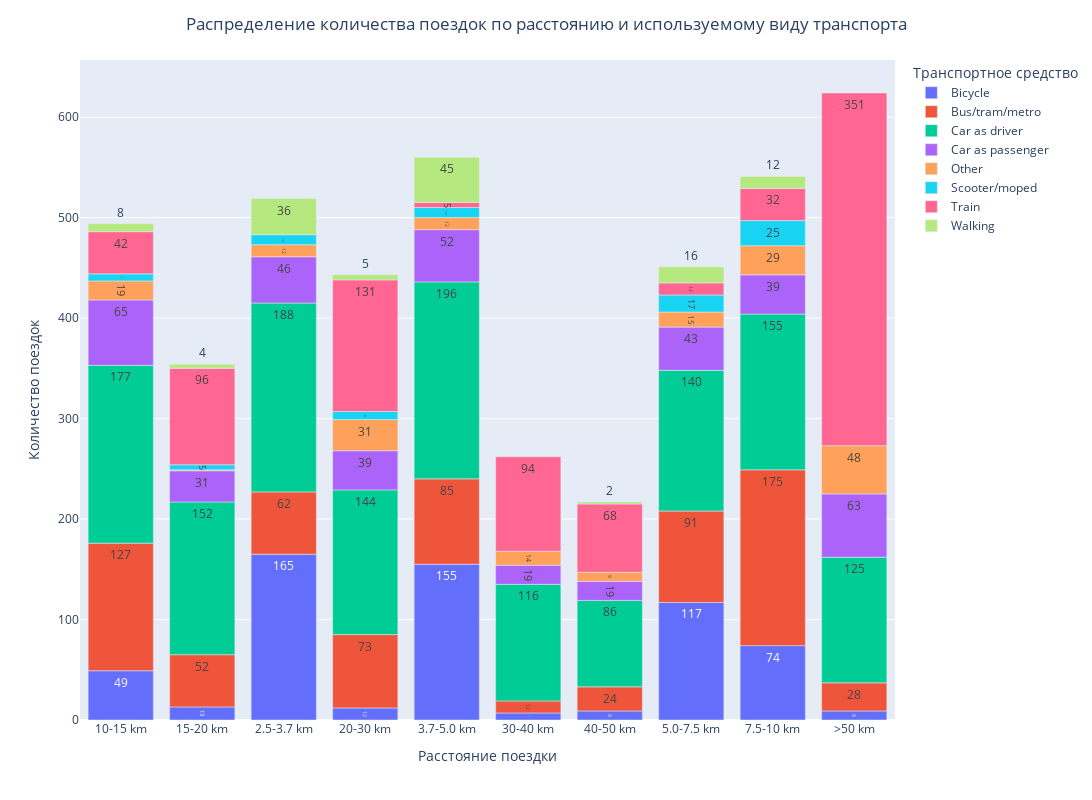

Write notebook code for a chart like this one.
### Markdown cell above
## График 2 (Основные характеристики поездок)

### Code cell
df1 = df_map.groupby(['KAFSTV', 'KHVM']).size().reset_index().rename(columns = {'KAFSTV': 'Расстояние поездки', 0: 'Количество поездок', 'KHVM': 'Транспортное средство'})
print(df1)

fig1 = px.bar(df1, 
              x='Расстояние поездки', 
              y = 'Количество поездок',
              color='Транспортное средство', 
              text_auto=True,
              width=1200,
              height=800)
fig1.update_layout(title = {'text': 'Распределение количества поездок по расстоянию и используемому виду транспорта', 'x': 0.5})
fig1.show()

### Figure 1 — Plotly figure (JSON) as saved in the notebook; plotly's stock layout.template omitted (floating-point values rounded to 4 significant figures)
{"data": [{"hovertemplate": "Транспортное средство=Bicycle<br>Расстояние поездки=%{x}<br>Количество поездок=%{y}<extra></extra>", "legendgroup": "Bicycle", "marker": {"color": "#636efa", "pattern": {"shape": ""}}, "name": "Bicycle", "orientation": "v", "showlegend": true, "textposition": "auto", "texttemplate": "%{y}", "type": "bar", "x": ["10-15 km", "15-20 km", "2.5-3.7 km", "20-30 km", "3.7-5.0 km", "30-40 km", "40-50 km", "5.0-7.5 km", "7.5-10 km", ">50 km"], "xaxis": "x", "y": [49, 13, 165, 12, 155, 7, 9, 117, 74, 9], "yaxis": "y"}, {"hovertemplate": "Транспортное средство=Bus/tram/metro<br>Расстояние поездки=%{x}<br>Количество поездок=%{y}<extra></extra>", "legendgroup": "Bus/tram/metro", "marker": {"color": "#EF553B", "pattern": {"shape": ""}}, "name": "Bus/tram/metro", "orientation": "v", "showlegend": true, "textposition": "auto", "texttemplate": "%{y}", "type": "bar", "x": ["10-15 km", "15-20 km", "2.5-3.7 km", "20-30 km", "3.7-5.0 km", "30-40 km", "40-50 km", "5.0-7.5 km", "7.5-10 km", ">50 km"], "xaxis": "x", "y": [127, 52, 62, 73, 85, 12, 24, 91, 175, 28], "yaxis": "y"}, {"hovertemplate": "Транспортное средство=Car as driver<br>Расстояние поездки=%{x}<br>Количество поездок=%{y}<extra></extra>", "legendgroup": "Car as driver", "marker": {"color": "#00cc96", "pattern": {"shape": ""}}, "name": "Car as driver", "orientation": "v", "showlegend": true, "textposition": "auto", "texttemplate": "%{y}", "type": "bar", "x": ["10-15 km", "15-20 km", "2.5-3.7 km", "20-30 km", "3.7-5.0 km", "30-40 km", "40-50 km", "5.0-7.5 km", "7.5-10 km", ">50 km"], "xaxis": "x", "y": [177, 152, 188, 144, 196, 116, 86, 140, 155, 125], "yaxis": "y"}, {"hovertemplate": "Транспортное средство=Car as passenger<br>Расстояние поездки=%{x}<br>Количество поездок=%{y}<extra></extra>", "legendgroup": "Car as passenger", "marker": {"color": "#ab63fa", "pattern": {"shape": ""}}, "name": "Car as passenger", "orientation": "v", "showlegend": true, "textposition": "auto", "texttemplate": "%{y}", "type": "bar", "x": ["10-15 km", "15-20 km", "2.5-3.7 km", "20-30 km", "3.7-5.0 km", "30-40 km", "40-50 km", "5.0-7.5 km", "7.5-10 km", ">50 km"], "xaxis": "x", "y": [65, 31, 46, 39, 52, 19, 19, 43, 39, 63], "yaxis": "y"}, {"hovertemplate": "Транспортное средство=Other<br>Расстояние поездки=%{x}<br>Количество поездок=%{y}<extra></extra>", "legendgroup": "Other", "marker": {"color": "#FFA15A", "pattern": {"shape": ""}}, "name": "Other", "orientation": "v", "showlegend": true, "textposition": "auto", "texttemplate": "%{y}", "type": "bar", "x": ["10-15 km", "15-20 km", "2.5-3.7 km", "20-30 km", "3.7-5.0 km", "30-40 km", "40-50 km", "5.0-7.5 km", "7.5-10 km", ">50 km"], "xaxis": "x", "y": [19, 1, 12, 31, 12, 14, 9, 15, 29, 48], "yaxis": "y"}, {"hovertemplate": "Транспортное средство=Scooter/moped<br>Расстояние поездки=%{x}<br>Количество поездок=%{y}<extra></extra>", "legendgroup": "Scooter/moped", "marker": {"color": "#19d3f3", "pattern": {"shape": ""}}, "name": "Scooter/moped", "orientation": "v", "showlegend": true, "textposition": "auto", "texttemplate": "%{y}", "type": "bar", "x": ["10-15 km", "15-20 km", "2.5-3.7 km", "20-30 km", "3.7-5.0 km", "5.0-7.5 km", "7.5-10 km"], "xaxis": "x", "y": [7, 5, 10, 8, 10, 17, 25], "yaxis": "y"}, {"hovertemplate": "Транспортное средство=Train<br>Расстояние поездки=%{x}<br>Количество поездок=%{y}<extra></extra>", "legendgroup": "Train", "marker": {"color": "#FF6692", "pattern": {"shape": ""}}, "name": "Train", "orientation": "v", "showlegend": true, "textposition": "auto", "texttemplate": "%{y}", "type": "bar", "x": ["10-15 km", "15-20 km", "20-30 km", "3.7-5.0 km", "30-40 km", "40-50 km", "5.0-7.5 km", "7.5-10 km", ">50 km"], "xaxis": "x", "y": [42, 96, 131, 5, 94, 68, 12, 32, 351], "yaxis": "y"}, {"hovertemplate": "Транспортное средство=Walking<br>Расстояние поездки=%{x}<br>Количество поездок=%{y}<extra></extra>", "legendgroup": "Walking", "marker": {"color": "#B6E880", "pattern": {"shape": ""}}, "name": "Walking", "orientation": "v", "showlegend": true, "textposition": "auto", "texttemplate": "%{y}", "type": "bar", "x": ["10-15 km", "15-20 km", "2.5-3.7 km", "20-30 km", "3.7-5.0 km", "40-50 km", "5.0-7.5 km", "7.5-10 km"], "xaxis": "x", "y": [8, 4, 36, 5, 45, 2, 16, 12], "yaxis": "y"}], "layout": {"barmode": "relative", "height": 800, "legend": {"title": {"text": "Транспортное средство"}, "tracegroupgap": 0}, "margin": {"t": 60}, "title": {"text": "Распределение количества поездок по расстоянию и используемому виду транспорта", "x": 0.5}, "width": 1200, "xaxis": {"anchor": "y", "domain": [0, 1], "title": {"text": "Расстояние поездки"}}, "yaxis": {"anchor": "x", "domain": [0, 1], "title": {"text": "Количество поездок"}}}}
